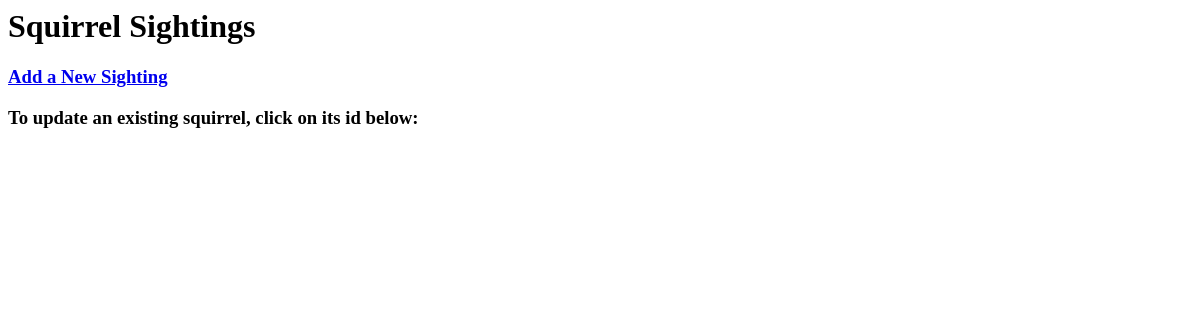
The app's page /sightings/, older data.
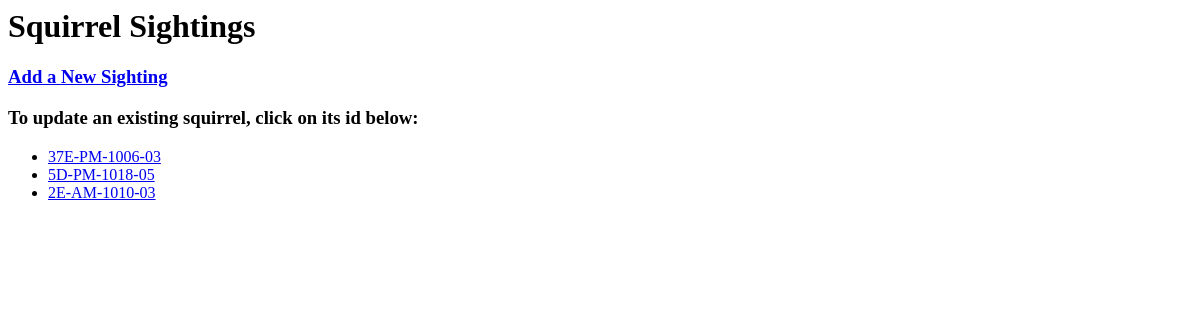
The same page, newer data.
### tracker/models.py (models this page shows)
class Squirrel(models.Model):
    x = models.CharField(
            blank=True,
            max_length=21,
             )
    y = models.CharField(
            blank=True,
            max_length=21,
            )
    unique_squirrel_id = models.CharField(
           primary_key=True,
           max_length=15,
           )
    hectare = models.CharField(
            blank=True,
            max_length=3,
            )
    AM = 'am'
    PM = 'pm'
    SHIFT_CHOICES = (
            (AM, 'am'),
            (PM, 'pm'),
            )
    shift = models.CharField(
            choices = SHIFT_CHOICES,
            blank=True,
            max_length=2,
            )
    date = models.CharField(
            blank=True,
            max_length=8,
            )
    hectare_squirrel_number = models.IntegerField(
            blank=True,
            null=True,
            )
    ADULT = 'adult'
    JUVENILE = 'juvenile'
    AGE_CHOICES = (
            (ADULT, 'adult'),
            (JUVENILE, 'juvenile'),
            )
    age = models.CharField(
            choices = AGE_CHOICES,
            blank=True,
            max_length=10,
            )
    GRAY = 'gray'
    CINNAMON = 'cinnamon'
    BLACK  ='black'
    FUR_CHOICES = (
            (GRAY,'gray'),
            (CINNAMON, 'cinnamon'),
            (BLACK, 'black'),
            )
    primary_fur_color = models.CharField(
            choices = FUR_CHOICES,
            blank=True,
            max_length=10,
            )
    GROUND_PLANE = 'ground plane'
    ABOVE_GROUND = 'above ground'
    LOCATION_CHOICES =(
            (GROUND_PLANE, 'ground plane'),
            (ABOVE_GROUND, 'above ground')
            )
    location = models.CharField(
            choices = LOCATION_CHOICES,
            blank=True,
            max_length=20,
            )
    specific_location = models.CharField(
            blank=True,
            max_length=255,
            )
    running = models.BooleanField(
            null=True,
            )
    chasing = models.BooleanField(
            null=True,
            )
    climbing = models.BooleanField(
            null=True,
            )
    eating = models.BooleanField(
            null=True,
            )
    foraging = models.BooleanField(
            null=True,
            )
    other_activities = models.CharField(
            blank=True,
            max_length=255,
            )
    kuks = models.BooleanField(
            null=True,
            )
    quaas = models.BooleanField(
            null=True,
            )
    moans = models.BooleanField(
            null=True,
            )
    tail_flags = models.BooleanField(
            null=True,
            )
    tail_twitches = models.BooleanField(
            null=True,
            )
    approaches = models.BooleanField(
            null=True,
            )
    indifferent = models.BooleanField(
            null=True,
            )
    runs_from = models.BooleanField(
            null=True,
            )

### tracker/views.py (the view)
# urls.py: path('',views.sightings),
def sightings(request):
    squirrels = Squirrel.objects.all()
    context={
            'squirrels':squirrels,
         }
    return render(request, 'tracker/sightings.html', context)

### tracker/templates/tracker/sightings.html
<html>
	<head>
		<h1>Squirrel Sightings</h1>
	</head>
	<body>
		<h3><a href = '/sightings/add/'>Add a New Sighting</a></h3>
		<h3>To update an existing squirrel, click on its id below:</h3>
		<ul>
			{% for s in squirrels %}
			<li> <a href = '/sightings/{{s.unique_squirrel_id}}/'>{{s.unique_squirrel_id}}</a></li>
			{% endfor %}
		</ul>
	</body>
</html>

Row changes from the older to the newer data that the page shows:
added Squirrel: unique_squirrel_id "37E-PM-1006-03"
added Squirrel: unique_squirrel_id "5D-PM-1018-05"
added Squirrel: unique_squirrel_id "2E-AM-1010-03"
